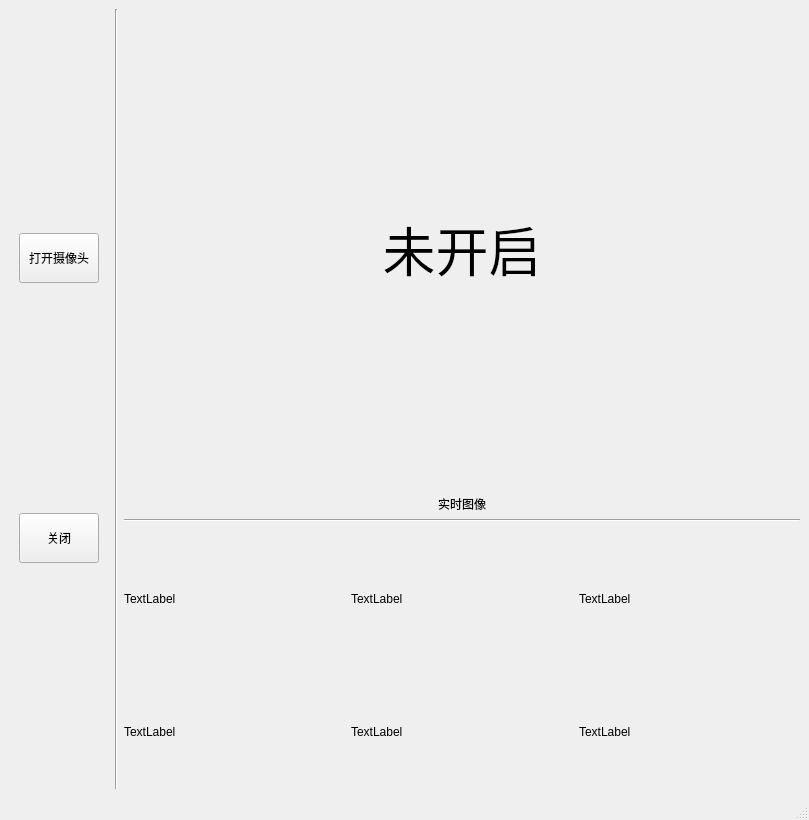
<?xml version="1.0" encoding="UTF-8"?>
<ui version="4.0">
 <class>MainWindow</class>
 <widget class="QMainWindow" name="MainWindow">
  <property name="geometry">
   <rect>
    <x>0</x>
    <y>0</y>
    <width>809</width>
    <height>820</height>
   </rect>
  </property>
  <property name="sizePolicy">
   <sizepolicy hsizetype="Fixed" vsizetype="Fixed">
    <horstretch>81</horstretch>
    <verstretch>0</verstretch>
   </sizepolicy>
  </property>
  <property name="minimumSize">
   <size>
    <width>809</width>
    <height>820</height>
   </size>
  </property>
  <property name="maximumSize">
   <size>
    <width>809</width>
    <height>820</height>
   </size>
  </property>
  <property name="windowTitle">
   <string>MainWindow</string>
  </property>
  <widget class="QWidget" name="centralwidget">
   <layout class="QHBoxLayout" name="horizontalLayout_4">
    <item>
     <layout class="QHBoxLayout" name="horizontalLayout">
      <item>
       <layout class="QVBoxLayout" name="verticalLayout">
        <property name="spacing">
         <number>6</number>
        </property>
        <property name="sizeConstraint">
         <enum>QLayout::SetDefaultConstraint</enum>
        </property>
        <property name="leftMargin">
         <number>10</number>
        </property>
        <property name="rightMargin">
         <number>10</number>
        </property>
        <item>
         <widget class="QPushButton" name="button_camera">
          <property name="enabled">
           <bool>true</bool>
          </property>
          <property name="sizePolicy">
           <sizepolicy hsizetype="Fixed" vsizetype="Fixed">
            <horstretch>50</horstretch>
            <verstretch>50</verstretch>
           </sizepolicy>
          </property>
          <property name="minimumSize">
           <size>
            <width>0</width>
            <height>50</height>
           </size>
          </property>
          <property name="text">
           <string>打开摄像头</string>
          </property>
         </widget>
        </item>
        <item>
         <widget class="QPushButton" name="button_exit">
          <property name="sizePolicy">
           <sizepolicy hsizetype="Fixed" vsizetype="Fixed">
            <horstretch>50</horstretch>
            <verstretch>50</verstretch>
           </sizepolicy>
          </property>
          <property name="minimumSize">
           <size>
            <width>0</width>
            <height>50</height>
           </size>
          </property>
          <property name="text">
           <string>关闭</string>
          </property>
         </widget>
        </item>
       </layout>
      </item>
      <item>
       <widget class="Line" name="line_2">
        <property name="orientation">
         <enum>Qt::Vertical</enum>
        </property>
       </widget>
      </item>
      <item>
       <layout class="QVBoxLayout" name="verticalLayout_2">
        <item>
         <widget class="QLabel" name="camera">
          <property name="sizePolicy">
           <sizepolicy hsizetype="MinimumExpanding" vsizetype="MinimumExpanding">
            <horstretch>0</horstretch>
            <verstretch>0</verstretch>
           </sizepolicy>
          </property>
          <property name="minimumSize">
           <size>
            <width>640</width>
            <height>480</height>
           </size>
          </property>
          <property name="font">
           <font>
            <pointsize>40</pointsize>
           </font>
          </property>
          <property name="text">
           <string>未开启</string>
          </property>
          <property name="alignment">
           <set>Qt::AlignCenter</set>
          </property>
         </widget>
        </item>
        <item>
         <widget class="QLabel" name="label">
          <property name="text">
           <string>实时图像</string>
          </property>
          <property name="alignment">
           <set>Qt::AlignCenter</set>
          </property>
         </widget>
        </item>
        <item>
         <widget class="Line" name="line">
          <property name="orientation">
           <enum>Qt::Horizontal</enum>
          </property>
         </widget>
        </item>
        <item>
         <layout class="QHBoxLayout" name="horizontalLayout_5">
          <item>
           <layout class="QVBoxLayout" name="verticalLayout_5">
            <item>
             <widget class="QLabel" name="dict_1">
              <property name="sizePolicy">
               <sizepolicy hsizetype="MinimumExpanding" vsizetype="MinimumExpanding">
                <horstretch>0</horstretch>
                <verstretch>0</verstretch>
               </sizepolicy>
              </property>
              <property name="minimumSize">
               <size>
                <width>204</width>
                <height>114</height>
               </size>
              </property>
              <property name="text">
               <string>TextLabel</string>
              </property>
             </widget>
            </item>
            <item>
             <widget class="QLabel" name="dict_1_info">
              <property name="minimumSize">
               <size>
                <width>204</width>
                <height>114</height>
               </size>
              </property>
              <property name="text">
               <string>TextLabel</string>
              </property>
             </widget>
            </item>
           </layout>
          </item>
          <item>
           <layout class="QVBoxLayout" name="verticalLayout_6">
            <item>
             <widget class="QLabel" name="dict_2">
              <property name="sizePolicy">
               <sizepolicy hsizetype="MinimumExpanding" vsizetype="MinimumExpanding">
                <horstretch>0</horstretch>
                <verstretch>0</verstretch>
               </sizepolicy>
              </property>
              <property name="minimumSize">
               <size>
                <width>204</width>
                <height>114</height>
               </size>
              </property>
              <property name="text">
               <string>TextLabel</string>
              </property>
             </widget>
            </item>
            <item>
             <widget class="QLabel" name="dict_2_info">
              <property name="sizePolicy">
               <sizepolicy hsizetype="Preferred" vsizetype="Preferred">
                <horstretch>0</horstretch>
                <verstretch>0</verstretch>
               </sizepolicy>
              </property>
              <property name="minimumSize">
               <size>
                <width>204</width>
                <height>114</height>
               </size>
              </property>
              <property name="text">
               <string>TextLabel</string>
              </property>
             </widget>
            </item>
           </layout>
          </item>
          <item>
           <layout class="QVBoxLayout" name="verticalLayout_7">
            <item>
             <widget class="QLabel" name="dict_3_info">
              <property name="sizePolicy">
               <sizepolicy hsizetype="MinimumExpanding" vsizetype="MinimumExpanding">
                <horstretch>0</horstretch>
                <verstretch>0</verstretch>
               </sizepolicy>
              </property>
              <property name="minimumSize">
               <size>
                <width>204</width>
                <height>114</height>
               </size>
              </property>
              <property name="text">
               <string>TextLabel</string>
              </property>
             </widget>
            </item>
            <item>
             <widget class="QLabel" name="dict_3">
              <property name="minimumSize">
               <size>
                <width>204</width>
                <height>114</height>
               </size>
              </property>
              <property name="text">
               <string>TextLabel</string>
              </property>
             </widget>
            </item>
           </layout>
          </item>
         </layout>
        </item>
       </layout>
      </item>
     </layout>
    </item>
   </layout>
  </widget>
  <widget class="QMenuBar" name="menubar">
   <property name="geometry">
    <rect>
     <x>0</x>
     <y>0</y>
     <width>809</width>
     <height>23</height>
    </rect>
   </property>
  </widget>
  <widget class="QStatusBar" name="statusbar"/>
 </widget>
 <resources/>
 <connections/>
</ui>
